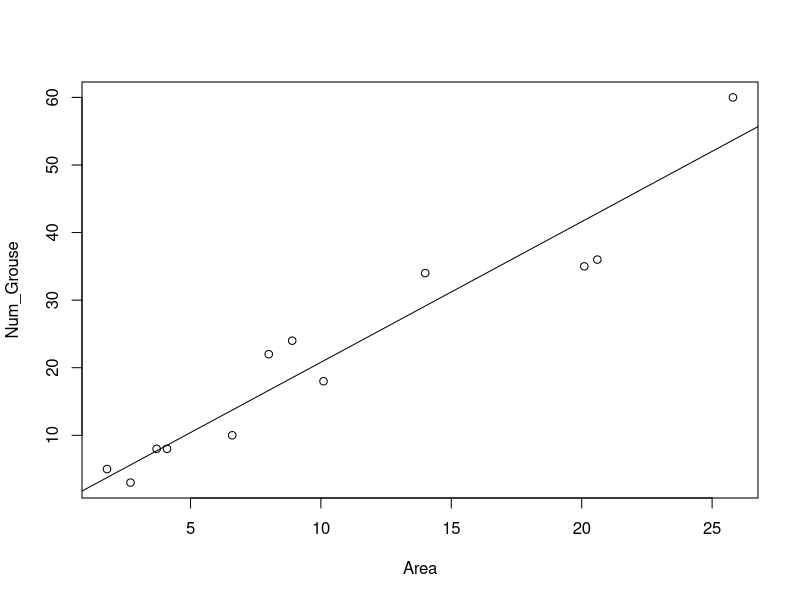

Recreate this plot in R.
#For T. Johnson's tutorial on Ratio, Domain, and Regression Estimation and Calibration:
#Cf. https://rpubs.com/trjohns/survey-ratioreg

library(survey)

#create dataframe
df <- setNames(data.frame(matrix(ncol = 4, nrow = 12)), c('ID', 'Area', 'Num_Grouse', 'Pop_Total_Bush '))

#df of length 12, specifying Area in hectares per sampled bush,
#   the Number of Grouse in each sampled bush,
#   and the population total number of bushes
df$ID <- 1:12
df$Area <- c(8.9, 2.7, 6.6, 20.6, 3.7, 4.1, 25.8, 1.8, 20.1, 14.0, 10.1, 8.0)
df$Num_Grouse <- c(24, 3, 10, 36, 8, 8, 60, 5, 35, 34, 18, 22)
df$Pop_Total_Bush <- 248



#simple inflation estimator (using formula t_y = N*y-hat)
simp_inf_est <- 248*mean(df$Num_Grouse)
simp_inf_est

#ratio estimator (using formula t_yr = t_x * (y-hat / x-hat))
rat_est <- 3015*(mean(df$Num_Grouse)/mean(df$Area))
rat_est



#survey design with finite population correction, specifying N,
#   i.e., the population total number of bushes from which the sample n=12 was drawn
bushes.srs <- svydesign(id = ~1, data = df, fpc = ~Pop_Total_Bush)


#Mean number of grouse per hectare
svyratio(~Num_Grouse, ~Area, design = bushes.srs)



#estimated total number of grouse (without using auxiliary variable for size, i.e., total hectares)
svytotal(~Num_Grouse, design = bushes.srs)

#estimated total number of grouse (using auxiliary variable for size, i.e., total hectares)
predict(svyratio(~Num_Grouse, ~Area, design = bushes.srs), total = 3015)



#NB: a strong correlation between the target (Num_Grouse) and the auxiliary variable (Area)
#   results in lower SE when using the ratio estimator!
with(df, plot(Area, Num_Grouse))
with(df, abline(0, mean(Num_Grouse)/mean(Area)))



# convert design to one using Jack-Knife estimator of variance
#NB: must specify type 'JK1' for unstratified designs!
bushes.jknf <- as.svrepdesign(bushes.srs, type="JK1")

#re-estimate total number of grouse (using auxiliary variable for size, i.e., total hectares)
predict(svyratio(~Num_Grouse, ~Area, design = bushes.jknf), total = 3015)
